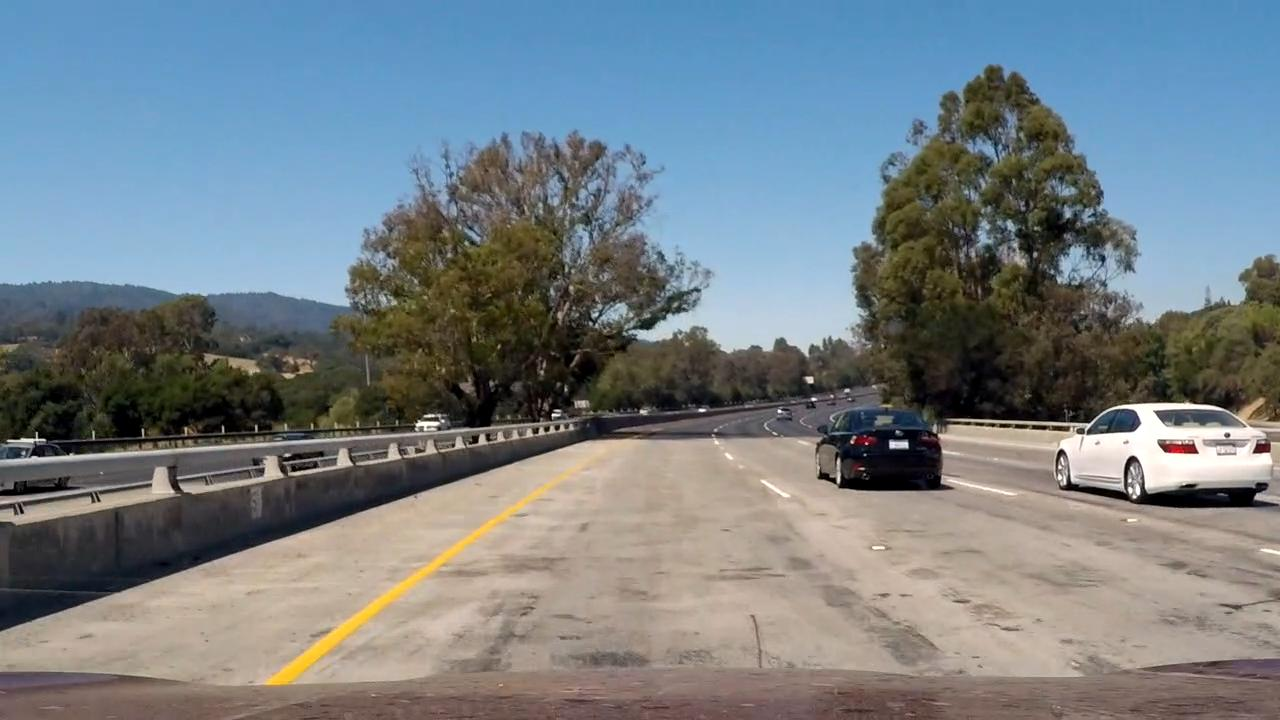
%> input picture Data/normal/Frame 1002.jpg, 1280 x 720 px
$ octave --eval "result = preprocess_red(imread('../../Data/normal/Frame 1002.jpg'));"   (GNU Octave 9; MATLAB toolbox functions it lacks are replaced by stand-ins)
%> lines starting %> are read from the running program, lines starting %| are printed output that depends on the picture
function im_r_usig = preprocess_red(im)
% Function to denoise, improve contrast and normalize it suitably for red
% sign identification
% Input -> im -> RGB uint8 image
% Output -> im_b_usig -> processed grayscale image for the Red channel of
%          the type uint8
im_d = im2double(im);
im_c = imadjust(im_d, stretchlim(im_d));
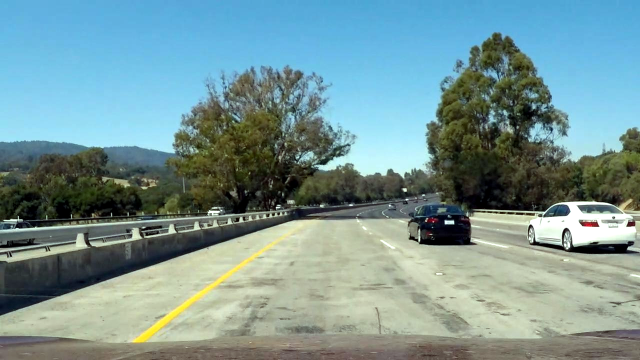
%> im_c: size 720x1280x3 double (shown at 1/2 size); mean R, G, B 0.471, 0.587, 0.589
im_b = im_c(:,:,3);
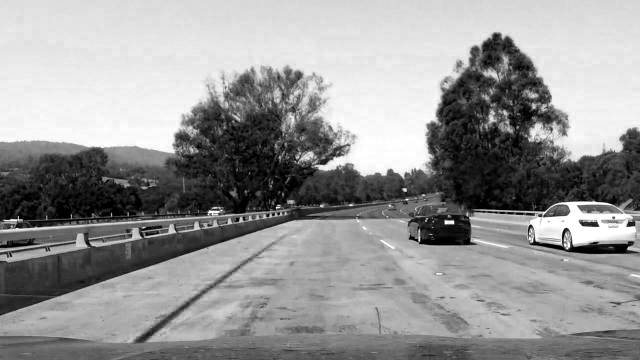
%> im_b: size 720x1280 double (shown at 1/2 size); min 0, max 1, mean 0.589
im_g = im_c(:,:,2);
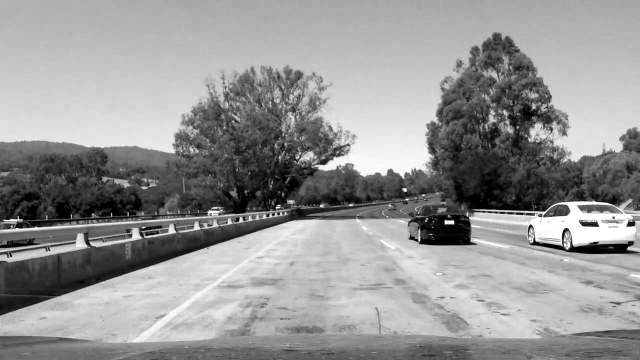
%> im_g: size 720x1280 double (shown at 1/2 size); min 0, max 1, mean 0.587
im_r = im_c(:,:,1);
im_r = medfilt2(im_r, [3 3]);
im_g = medfilt2(im_g, [3 3]);
im_b = medfilt2(im_b, [3 3]);
im_r = max(0,min((im_r - im_b), (im_r - im_g)) ./ (im_r + im_g + im_b));
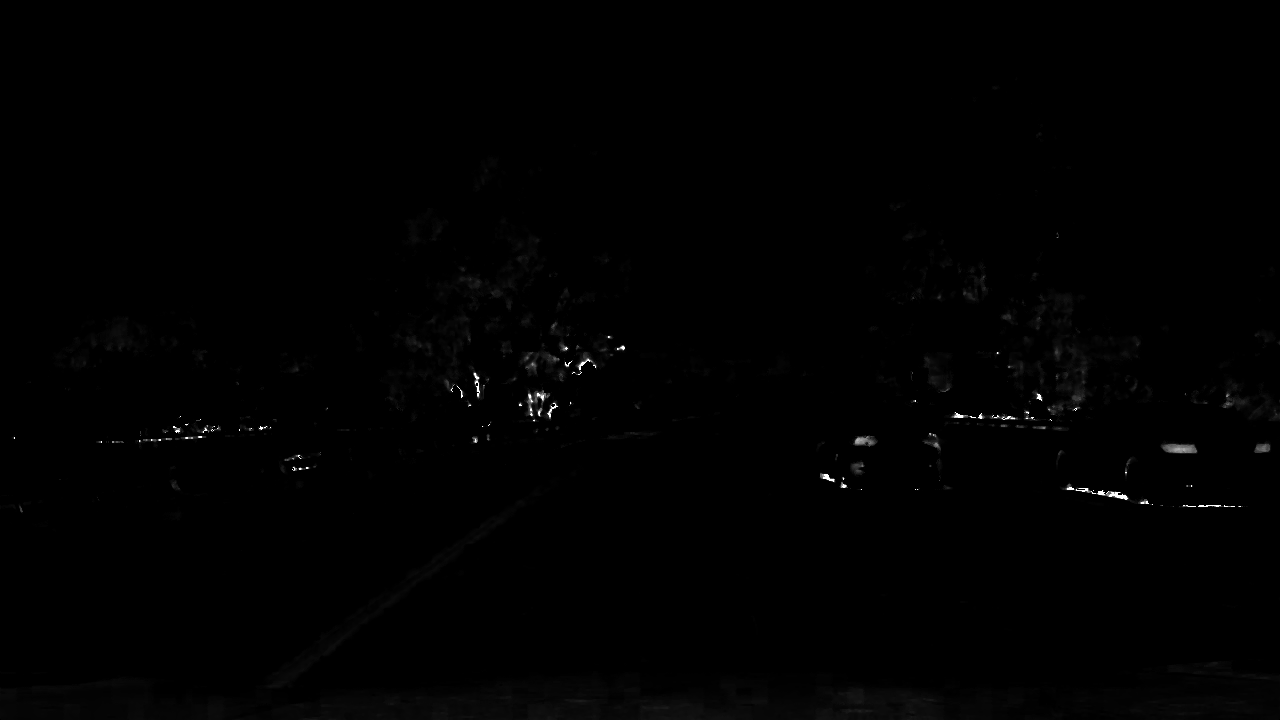
%> im_r: size 720x1280 double; min 0, max 1, mean 0.00444
im_r_usig = im2uint8(im_r);
end

$ run again, on Data/normal/Frame 1013.jpg
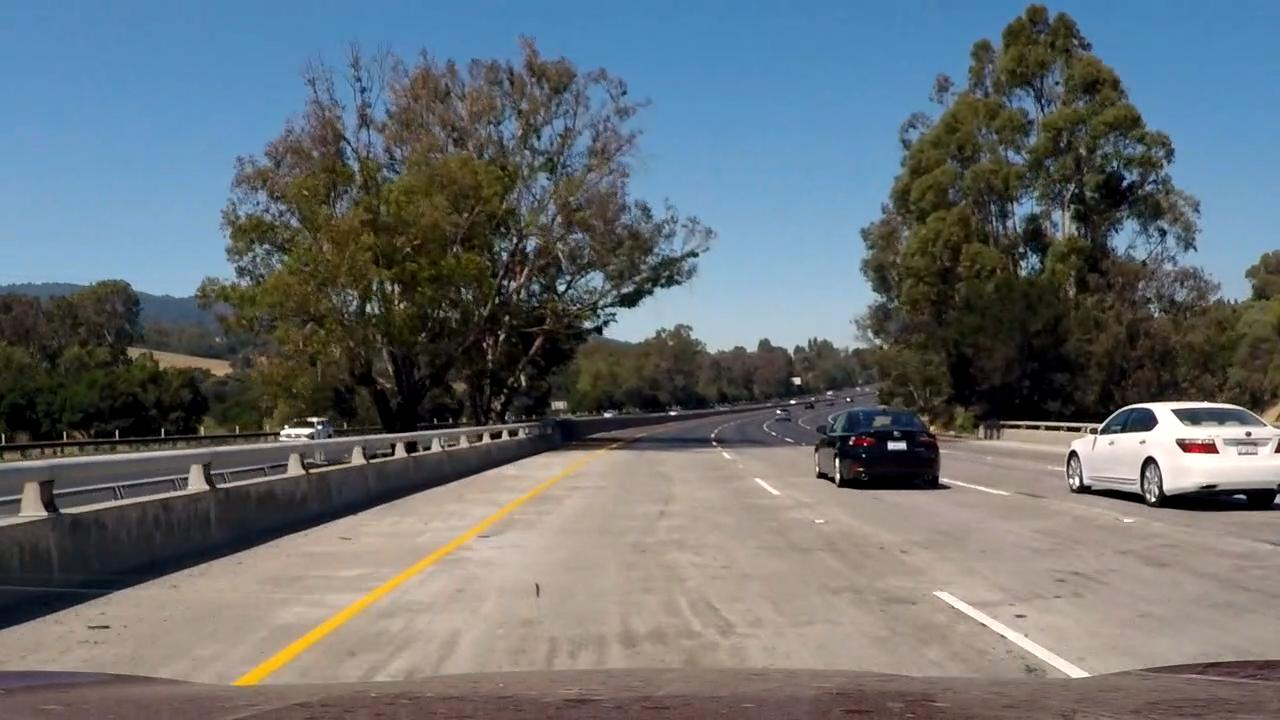
%> input picture Data/normal/Frame 1013.jpg, 1280 x 720 px
%> in preprocess_red, `im_g = im_c(:,:,2);`:
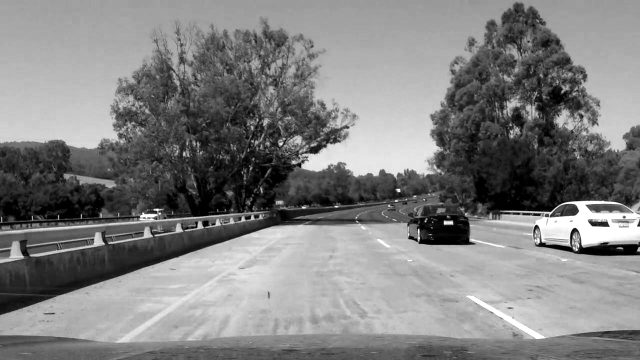
%> im_g: size 720x1280 double (shown at 1/2 size); min 0, max 1, mean 0.506
%> in preprocess_red, `im_r = max(0,min((im_r - im_b), (im_r - im_g)) ./ (im_r + im_g + im_b));`:
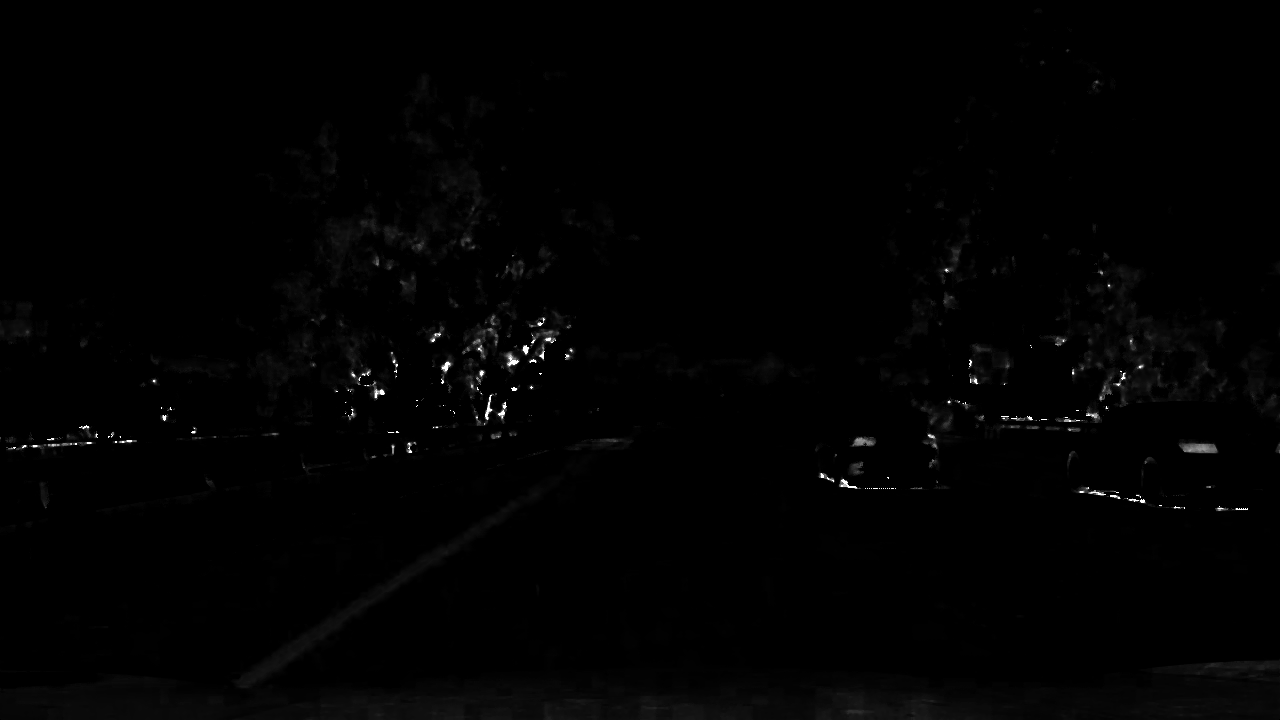
%> im_r: size 720x1280 double; min 0, max 1, mean 0.00792

$ run again, on Data/normal/Frame 1020.jpg
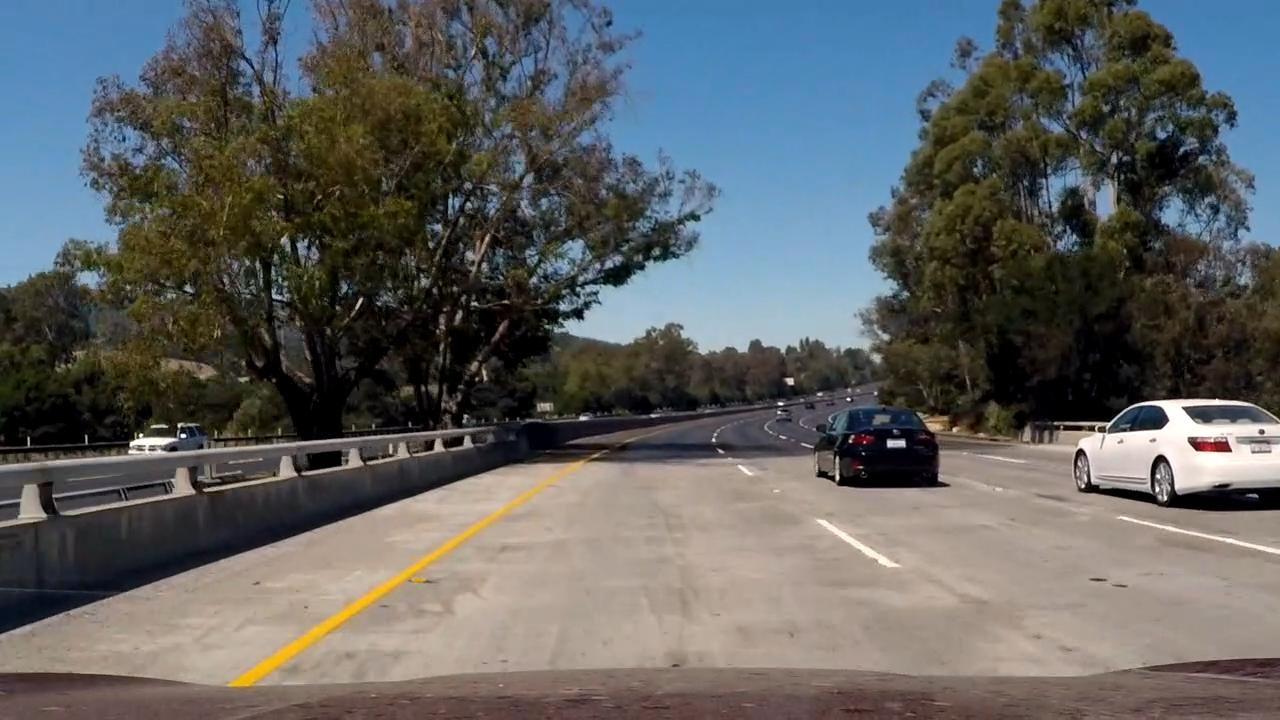
%> input picture Data/normal/Frame 1020.jpg, 1280 x 720 px
%> in preprocess_red, `im_g = im_c(:,:,2);`:
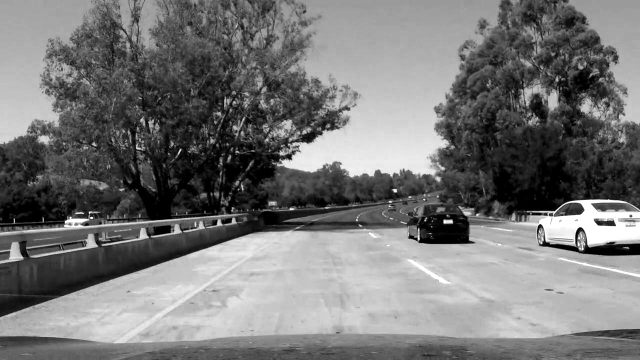
%> im_g: size 720x1280 double (shown at 1/2 size); min 0, max 1, mean 0.468
%> in preprocess_red, `im_r = max(0,min((im_r - im_b), (im_r - im_g)) ./ (im_r + im_g + im_b));`:
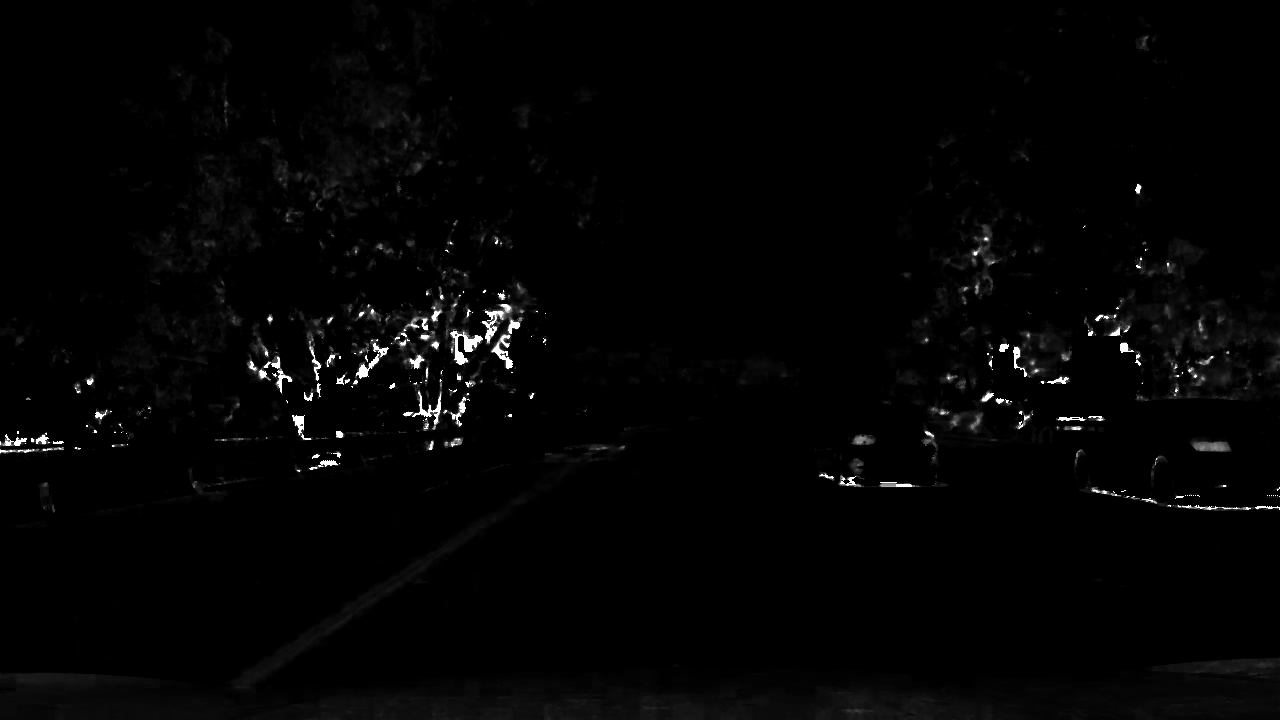
%> im_r: size 720x1280 double; min 0, max 1, mean 0.0152
